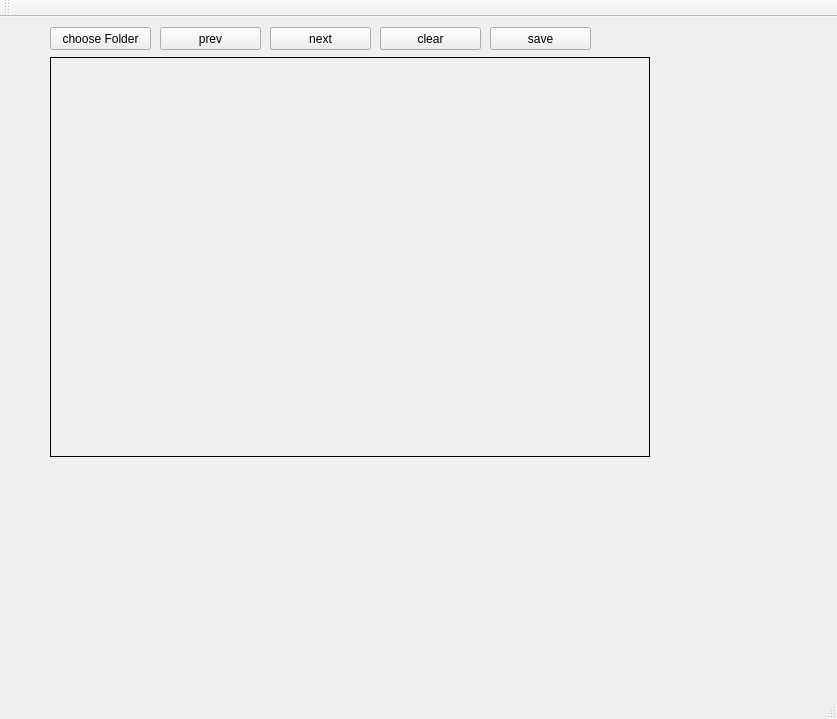
<?xml version="1.0" encoding="UTF-8"?>
<ui version="4.0">
 <class>MainWindow</class>
 <widget class="QMainWindow" name="MainWindow">
  <property name="geometry">
   <rect>
    <x>0</x>
    <y>0</y>
    <width>837</width>
    <height>719</height>
   </rect>
  </property>
  <property name="windowTitle">
   <string>Image Segmenter</string>
  </property>
  <widget class="QWidget" name="centralWidget">
   <widget class="QLabel" name="imageLabel">
    <property name="enabled">
     <bool>true</bool>
    </property>
    <property name="geometry">
     <rect>
      <x>50</x>
      <y>40</y>
      <width>600</width>
      <height>400</height>
     </rect>
    </property>
    <property name="mouseTracking">
     <bool>false</bool>
    </property>
    <property name="frameShape">
     <enum>QFrame::Box</enum>
    </property>
    <property name="text">
     <string/>
    </property>
   </widget>
   <widget class="ClickableLabel" name="drawingLabel">
    <property name="geometry">
     <rect>
      <x>50</x>
      <y>40</y>
      <width>600</width>
      <height>400</height>
     </rect>
    </property>
    <property name="frameShape">
     <enum>QFrame::Box</enum>
    </property>
    <property name="text">
     <string/>
    </property>
   </widget>
   <widget class="QPushButton" name="openDirButton">
    <property name="geometry">
     <rect>
      <x>50</x>
      <y>10</y>
      <width>101</width>
      <height>23</height>
     </rect>
    </property>
    <property name="text">
     <string>choose Folder</string>
    </property>
   </widget>
   <widget class="QPushButton" name="prevImageButton">
    <property name="geometry">
     <rect>
      <x>160</x>
      <y>10</y>
      <width>101</width>
      <height>23</height>
     </rect>
    </property>
    <property name="text">
     <string>prev</string>
    </property>
   </widget>
   <widget class="QPushButton" name="nextImageButton">
    <property name="geometry">
     <rect>
      <x>270</x>
      <y>10</y>
      <width>101</width>
      <height>23</height>
     </rect>
    </property>
    <property name="text">
     <string>next</string>
    </property>
   </widget>
   <widget class="QPushButton" name="saveButton">
    <property name="geometry">
     <rect>
      <x>490</x>
      <y>10</y>
      <width>101</width>
      <height>23</height>
     </rect>
    </property>
    <property name="text">
     <string>save</string>
    </property>
   </widget>
   <widget class="QPushButton" name="clearButton">
    <property name="geometry">
     <rect>
      <x>380</x>
      <y>10</y>
      <width>101</width>
      <height>23</height>
     </rect>
    </property>
    <property name="text">
     <string>clear</string>
    </property>
   </widget>
  </widget>
  <widget class="QMenuBar" name="menuBar">
   <property name="geometry">
    <rect>
     <x>0</x>
     <y>0</y>
     <width>837</width>
     <height>20</height>
    </rect>
   </property>
  </widget>
  <widget class="QToolBar" name="mainToolBar">
   <attribute name="toolBarArea">
    <enum>TopToolBarArea</enum>
   </attribute>
   <attribute name="toolBarBreak">
    <bool>false</bool>
   </attribute>
  </widget>
  <widget class="QStatusBar" name="statusBar"/>
 </widget>
 <layoutdefault spacing="6" margin="11"/>
 <customwidgets>
  <customwidget>
   <class>ClickableLabel</class>
   <extends>QLabel</extends>
   <header location="global">clickablelabel.h</header>
  </customwidget>
 </customwidgets>
 <resources/>
 <connections/>
</ui>
